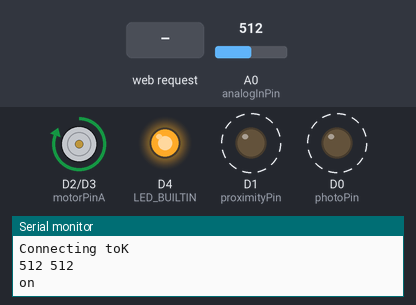
Bench run of a sketch on a simulated ESP8266 (NodeMCU). Shown: motor-driver pin pairs drawn as motors (green arrow = first pin HIGH = forward, orange = second pin HIGH = backward, longer = more drive), output pins drawn as LEDs (lit = HIGH, except the on-board LED, lit = LOW), the last lines printed to the serial monitor. Dashed ring = blinking. The inputs (shaded band) are chosen by the test bench; at power-on: A0 (analogInPin) = 512.

Above: at 1.2 s.
1.3 s: A0 (analogInPin) set to 493
At 3.5 s:
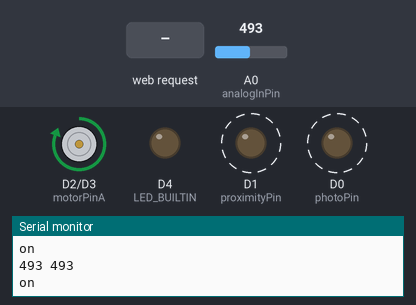
4.8 s: HTTP request GET /manual_down received
At 5.71 s:
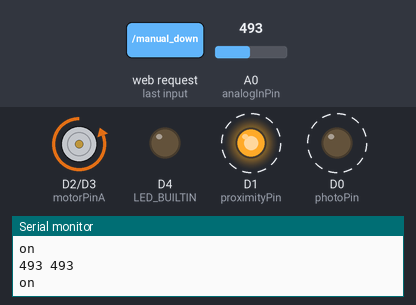
8.3 s: A0 (analogInPin) set to 416
11.8 s: A0 (analogInPin) set to 388
At 14.6 s:
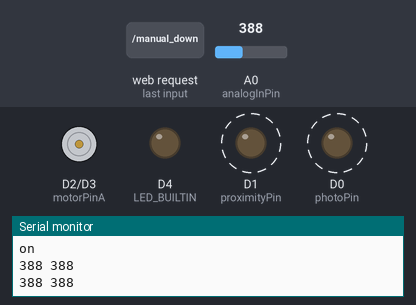
16.6 s: A0 (analogInPin) set to 410
At 18.31 s:
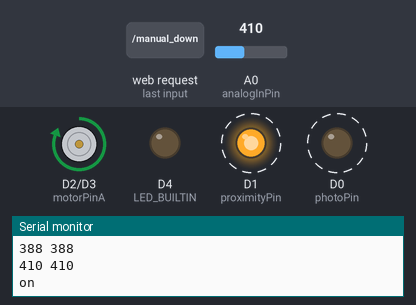
20.1 s: A0 (analogInPin) set to 390
At 22.51 s:
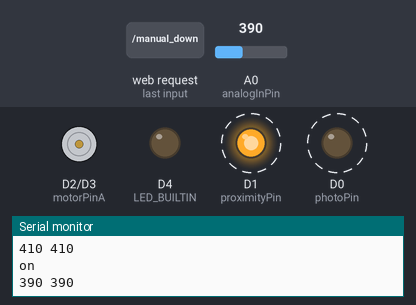
Timing chart, 0 to 25.2 s (numbered marks = the images above; inputs shaded):
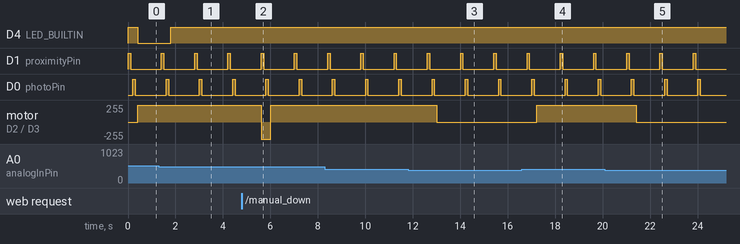

The sketch:

photo_test.ino
```cpp
#include <ESP8266WiFi.h>
#include <ESP8266WebServer.h>

const int analogInPin = A0;
const int proximityPin = D1;
const int photoPin = D0;
const int motorPinA = D2;
const int motorPinB = D3;

const char *ssid = "K";
const char *password = "20111125";

int brightness = 0;
int distance = 0;
int working_mode = 0;

ESP8266WebServer server(80);
IPAddress local_ip(192, 168, 0, 14);
IPAddress gateway(192, 168, 0, 1);
IPAddress subnet(255, 255, 255, 0);

void setup()
{
  Serial.begin(115200);

  Serial.print("Connecting to");
  Serial.println(ssid);

  WiFi.softAP(ssid, password);
  WiFi.softAPConfig(local_ip, gateway, subnet);
  delay(10);

  server.on("/mode_auto", handle_mode_auto);
  server.on("/mode_manual", handle_mode_manual);
  server.on("/manual_up", handle_manual_up);
  server.on("/manual_stop", handle_manual_stop);
  server.on("/manual_down", handle_manual_down);
  server.onNotFound(handle_mode_auto);
  server.begin();
  //
  //  while (WiFi.status() != WL_CONNECTED)
  //  {
  //    delay(500);
  //    Serial.print(".");
  //  }
  //  Serial.println(WiFi.localIP());
  //

  pinMode(proximityPin, OUTPUT);
  pinMode(photoPin, OUTPUT);
  pinMode(motorPinA, OUTPUT);
  pinMode(motorPinB, OUTPUT);
  pinMode(LED_BUILTIN, OUTPUT);
  digitalWrite(proximityPin, LOW);
  digitalWrite(photoPin, LOW);
  digitalWrite(motorPinA, LOW);
  digitalWrite(motorPinB, LOW);
  digitalWrite(LED_BUILTIN, HIGH);
}

void handle_mode_auto()
{
  working_mode = 0;
  server.send(200, "text/html", SendHTML(0));
}

void handle_mode_manual()
{
  working_mode = 1;
  server.send(200, "text/html", SendHTML(1));
}

void handle_manual_up()
{
  setMotorState(1);
}

void handle_manual_stop()
{
  setMotorState(0);
}

void handle_manual_down()
{
  setMotorState(-1);
}

void setMotorState(int value)
{
  if (value > 0)
  {
    digitalWrite(motorPinA, HIGH);
    digitalWrite(motorPinB, LOW);
  }
  else if (value < 0)
  {
    digitalWrite(motorPinA, LOW);
    digitalWrite(motorPinB, HIGH);
  }
  else
  {
    digitalWrite(motorPinA, LOW);
    digitalWrite(motorPinB, LOW);
  }
}

void loop()
{
  server.handleClient();
  digitalWrite(proximityPin, HIGH);
  delay(100);
  distance = analogRead(analogInPin);
  digitalWrite(proximityPin, LOW);
  delay(100);

  digitalWrite(photoPin, HIGH);
  delay(100);
  brightness = analogRead(analogInPin);
  digitalWrite(photoPin, LOW);
  delay(100);

  Serial.print(brightness);
  Serial.print(" ");
  Serial.println(distance);

  if (working_mode == 0)
  {
    if (brightness > 500)
    {
      digitalWrite(LED_BUILTIN, LOW);
    }
    else
    {
      digitalWrite(LED_BUILTIN, HIGH);
    }

    if (distance > 400)
    {
      setMotorState(1);
      Serial.println("on");
    }
    else
    {
      setMotorState(0);
    }
  }

  delay(1000);
}

String SendHTML(int working_mode)
{
  String ptr = "<!DOCTYPE html> <html>\n";
  ptr += "<head><meta name=\"viewport\" content=\"width=device-width, initial-scale=1.0, user-scalable=no\">\n";
  ptr += "<title>LED Control</title>\n";
  ptr += "<style>html { font-family: Helvetica; display: inline-block; margin: 0px auto; text-align: center;}\n";
  ptr += "body{margin-top: 50px;} h1 {color: #444444;margin: 50px auto 30px;} h3 {color: #444444;margin-bottom: 50px;}\n";
  ptr += ".button {display: block;width: 80px;background-color: #1abc9c;border: none;color: white;padding: 13px 30px;text-decoration: none;font-size: 25px;margin: 0px auto 35px;cursor: pointer;border-radius: 4px;}\n";
  ptr += ".button-on {background-color: #1abc9c;}\n";
  ptr += ".button-on:active {background-color: #16a085;}\n";
  ptr += ".button-off {background-color: #34495e;}\n";
  ptr += ".button-off:active {background-color: #2c3e50;}\n";
  ptr += "p {font-size: 14px;color: #888;margin-bottom: 10px;}\n";
  ptr += "</style>\n";
  ptr += "</head>\n";
  ptr += "<body>\n";
  ptr += "<h1>ESP8266 Web Server</h1>\n";
  ptr += "<h3>Using Access Point(AP) Mode</h3>\n";

  if (working_mode == 0)
  {
    ptr += "<p>Status: Auto</p><a class=\"button button-off\" href=\"mode_auto\">Auto</a>\n";
  }
  else
  {
    ptr += "<p>Staus: Manual</p><a class=\"button button-on\" href=\"/mode_manual\">Manaul</a>\n";
  }

  ptr += "<p>UP</p><a class=\"button button-on\" href=\"/handle_manual_up\">UP</a>\n";
  ptr += "<p>DOWN</p><a class=\"button button-on\" href=\"/handle_manual_down\">DOWN</a>\n";
  ptr += "<p>STOP</p><a class=\"button button-on\" href=\"/handle_manual_stop\">STOP</a>\n";

  ptr += "</body>\n";
  ptr += "</html>\n";
  return ptr;
}
```

Measured:
- the behaviour switches between 501 and 500 on A0 (analogInPin) (found by bisection; images 0 and 1)
- the behaviour switches between 401 and 400 on A0 (analogInPin) (found by bisection; images 2 and 3)
- after the input at 1.3 s, D4 (LED_BUILTIN): LOW → HIGH after 0.51 s
- after the input at 4.8 s, motor on D2 (motorPinA) / D3 (motorPinB): forward 255/255 → backward 255/255 after 0.81 s, → forward 255/255 0.40 s later
- after the input at 11.8 s, motor on D2 (motorPinA) / D3 (motorPinB): forward 255/255 → stopped after 1.2 s
- after the input at 16.6 s, motor on D2 (motorPinA) / D3 (motorPinB): stopped → forward 255/255 after 0.62 s
- after the input at 20.1 s, motor on D2 (motorPinA) / D3 (motorPinB): forward 255/255 → stopped after 1.3 s
- by itself, D1 (proximityPin), D0 (photoPin): alternates HIGH for 0.10 s and LOW for 1.3 s
